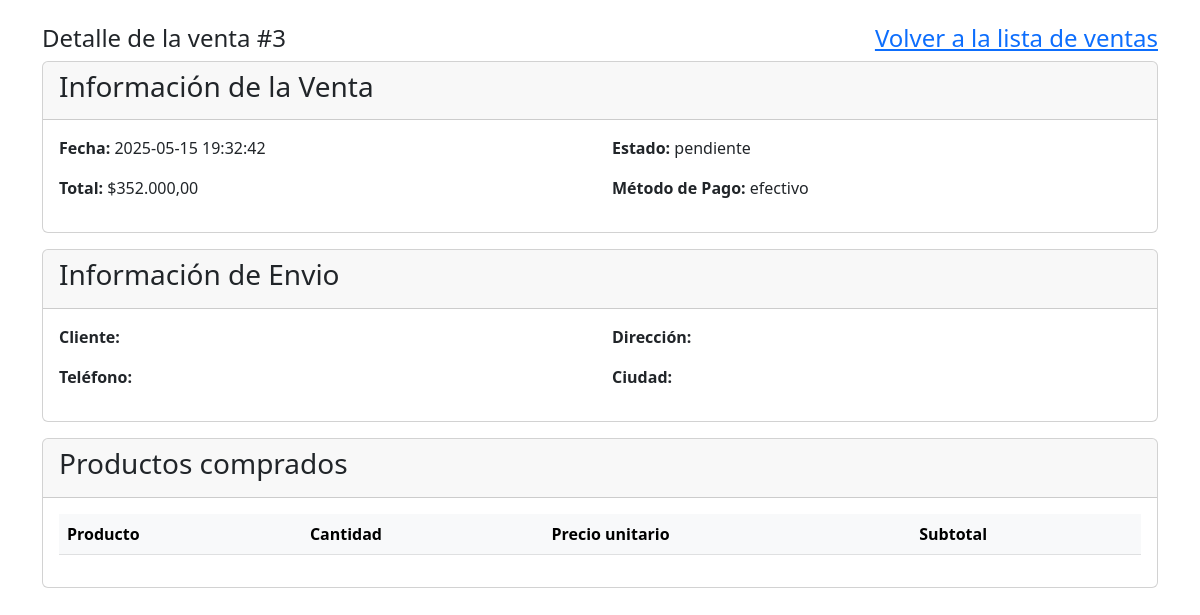
The page /sales_system/modules/Sale/Views/show.php?id=3 (signed in) on the database its author committed.
### tables this page shows
CREATE TABLE IF NOT EXISTS `sales` (
  `id` int NOT NULL AUTO_INCREMENT,
  `total` decimal(10,2) NOT NULL,
  `payment_method` varchar(50) NOT NULL,
  `payment_details` text,
  `status` varchar(20) DEFAULT 'pending',
  `user_id` int NOT NULL,
  `shipping_name` varchar(100) DEFAULT NULL,
  `shipping_address` varchar(255) DEFAULT NULL,
  `shipping_city` varchar(100) DEFAULT NULL,
  `shipping_phone` varchar(20) DEFAULT NULL,
  `created_at` timestamp NULL DEFAULT CURRENT_TIMESTAMP,
  `updated_at` timestamp NULL DEFAULT CURRENT_TIMESTAMP ON UPDATE CURRENT_TIMESTAMP,
  PRIMARY KEY (`id`),
  KEY `user_id` (`user_id`)
);

### sales_system/modules/Sale/Controllers/SaleController.php (called while the page is built, shortened)
<?php
class SaleController {
    private $conn;
    public function __construct($conn) {
        $this->conn = $conn;
    }
    public function getAllSales() {
        $query = "SELECT * FROM sales ORDER BY created_at DESC";
        $result = $this->conn->query($query);
        $sales = [];
        if ($result) {
            while ($row = $result->fetch_assoc()) {
                $sales[] = $row;
            }
        }
        return $sales;
    }
}

### sales_system/modules/Sale/Views/show.php (the view, shortened to what this page needs)
<?php
require_once '../Controllers/SaleController.php';
require_once __DIR__ . '/../../../db.php';
$controller = new SaleController($conn);
$sales = $controller->getAllSales();
$saleId = isset($_GET['id']) ? (int)$_GET['id'] : 0;
$sale = null;
foreach ($sales as $s) {
    if ($s['id'] == $saleId) {
        $sale = $s;
        break;
    }
}
?>
<!DOCTYPE html>
<html lang="es">
<head>
    <link href="https://cdn.jsdelivr.net/npm/bootstrap@5.3.0/dist/css/bootstrap.min.css" rel="stylesheet">
</head>
<body>
    <div class="container mt-4">
        <h4>Detalle de la venta #<?= htmlspecialchars($sale['id']) ?>
        <a href="index.php" class="float-end">Volver a la lista de ventas</a>
    </h4>
        <div class="card">
            <div class="card-header">
                <h3>Información de la Venta</h3>
            </div>
            <div class="card-body">
                <div class="row">
                    <div class="col">
                        <p><strong>Fecha:</strong> <?= htmlspecialchars($sale['created_at']) ?></p>
                        <p><strong>Total:</strong> $<?= number_format($sale['total'], 2, ',', '.') ?></p>
                    </div>
                    <div class="col">
                        <p><strong>Estado:</strong> <?= htmlspecialchars($sale['status']) ?></p>
                        <p><strong>Método de Pago:</strong> <?= htmlspecialchars($sale['payment_method']) ?></p>
                    </div>
                </div>
            </div>
        </div>
        <div class="card mt-3">
            <div class="card-header">
                <h3>Información de Envio</h3>
            </div>
            <div class="card-body">
                <div class="row">
                    <div class="col">
                        <p><strong>Cliente:</strong> <?= htmlspecialchars($sale['shipping_name']) ?></p>
                        <p><strong>Teléfono:</strong> <?= htmlspecialchars($sale['shipping_phone']) ?></p>
                    </div>
                    <div class="col">
                        <p><strong>Dirección:</strong> <?= htmlspecialchars($sale['shipping_address']) ?></p>
                        <p><strong>Ciudad:</strong> <?= htmlspecialchars($sale['shipping_city']) ?></p>
                    </div>
                </div>
            </div>
        </div>
        <div class="card mt-3">
            <div class="card-header">
                <h3>Productos comprados</h3>
            </div>
            <div class="card-body">
                <table class="table">
                    <thead>
                        <tr class="table-light">
                            <th>Producto</th>
                            <th>Cantidad</th>
                            <th>Precio unitario</th>
                            <th>Subtotal</th>
                        </tr>
                    </thead>
                </table>
            </div>
        </div>
    </div>
</body>
</html>

### rows shown on the page
sales: id "3", created_at "2025-05-15 19:32:42", total "352.000,00", status "pendiente", payment_method "efectivo"
